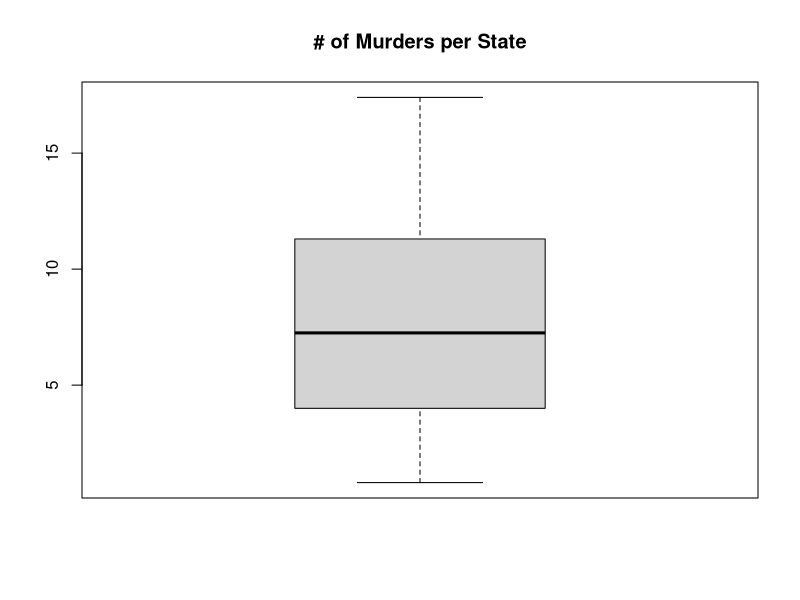
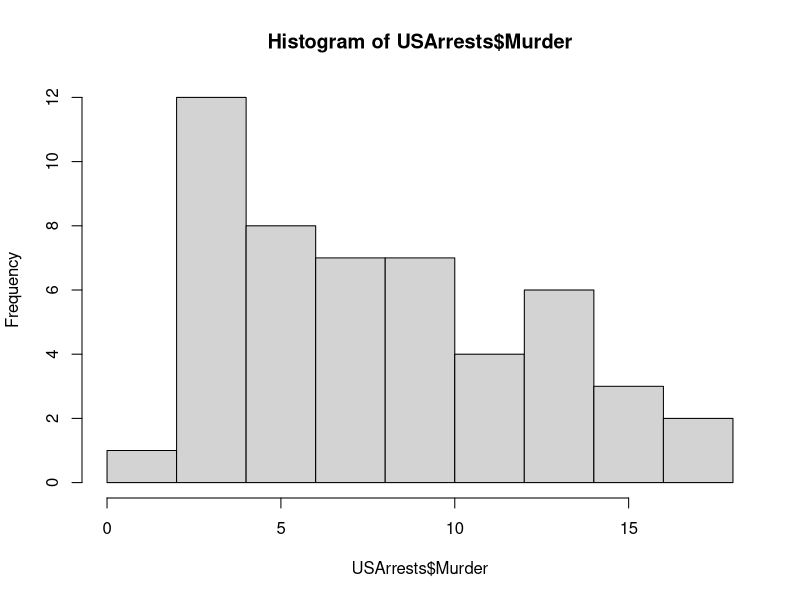
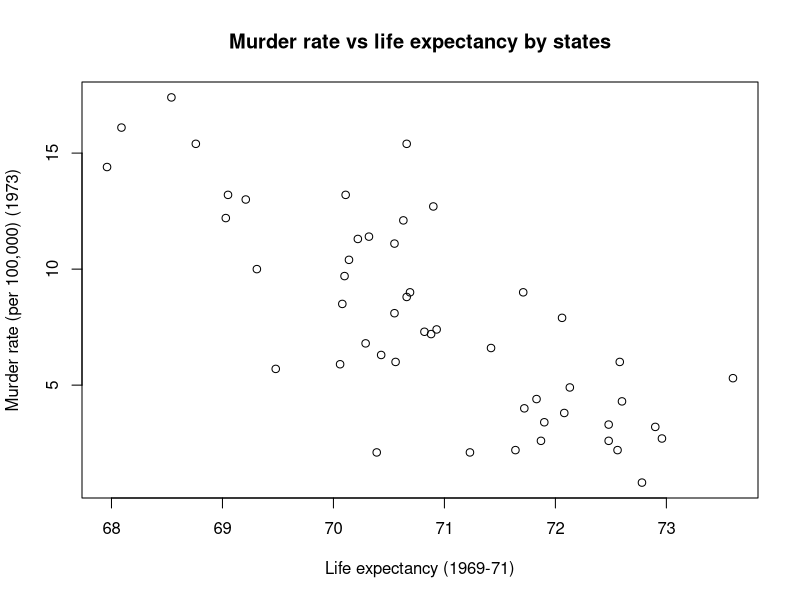

Source code (R) for these figures, in order:
## ---- chunk 1
knitr::kable(USArrests)
## ---- chunk 2
data("USArrests")
## ---- chunk 3

summary(USArrests$Murder)

## ---- chunk 4

boxplot(USArrests$Murder, main = '# of Murders per State')

## ---- chunk 5
hist(USArrests$Murder)
## ---- chunk 6
# abbrebiations
ABB <- c(state.abb)
# demographics (population, income, ect.) 
STATESFACT <- data.frame(state.x77) 

# new dataframe w/ demographics 
UScombined <- cbind(ABB, USArrests, STATESFACT) 
## ---- chunk 7
knitr::kable(UScombined)
## ---- chunk 8
plot(UScombined$Life.Exp, UScombined$Murder, 
     main = 'Murder rate vs life expectancy by states', 
     xlab = 'Life expectancy (1969-71)', ylab = 'Murder rate (per 100,000) (1973)'
     )
## ---- chunk 9
cor.test(UScombined$Life.Exp, UScombined$Murder)
## ---- chunk 10
lmr <- lm(UScombined$Murder~UScombined$Life.Exp)
summary(lmr)
